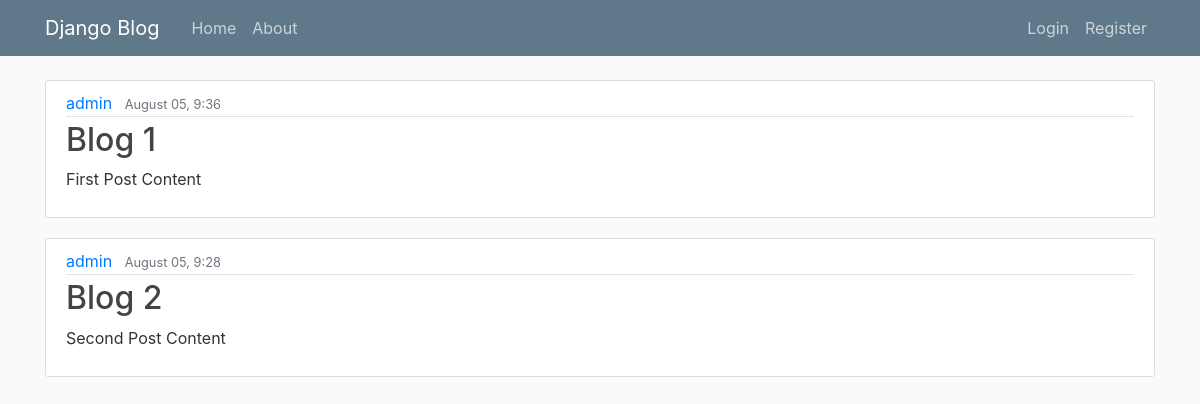
Screenshot of /blog/ with the database file from the repository.
### blog/models.py (models this page shows, shortened)
class Post(models.Model):
    title = models.CharField(max_length=100)
    content = models.TextField()
    date_posted = models.DateTimeField(default=timezone.now )  # to modify by the admin
    author = models.ForeignKey(User, on_delete=models.CASCADE)

### blog/views.py (the view)
# urls.py: path('', views.home, name = 'blog-home'),
def home(request):
    context = {'posts': Post.objects.all() }
    return render(request, 'blog/home.html', context)

### blog/templates/blog/home.html
{% extends "blog/base.html" %}
{% block content %}
    {% for post in posts %}
        <article class="media content-section">
          <div class="media-body">
            <div class="article-metadata">
              <a class="mr-2" href="#">{{ post.author }}</a>
              <small class="text-muted">{{ post.date_posted|date:"F d, G:s" }}</small>
            </div>
            <h2><a class="article-title" href="#">{{ post.title }}</a></h2>
            <p class="article-content">{{ post.content }}</p>
          </div>
        </article>
    {% endfor %}
{% endblock content %}

### blog/static/blog/main.css (style rules this page uses)
body { background: #fafafa; color: #333333; margin-top: 5rem; }
h1, h2, h3, h4, h5, h6 { color: #444444; }
.content-section { background: #ffffff; padding: 10px 20px; border: 1px solid #dddddd; border-radius: 3px; margin-bottom: 20px; }
.article-title { color: #444444; }
.article-content { white-space: pre-line; }
.article-metadata { padding-bottom: 1px; margin-bottom: 4px; border-bottom: 1px solid #e3e3e3 }

### rows the page displays
Post: author "admin", date_posted "August 05, 9:36", title "Blog 1", content "First Post Content"
Post: author "admin", date_posted "August 05, 9:28", title "Blog 2", content "Second Post Content"
